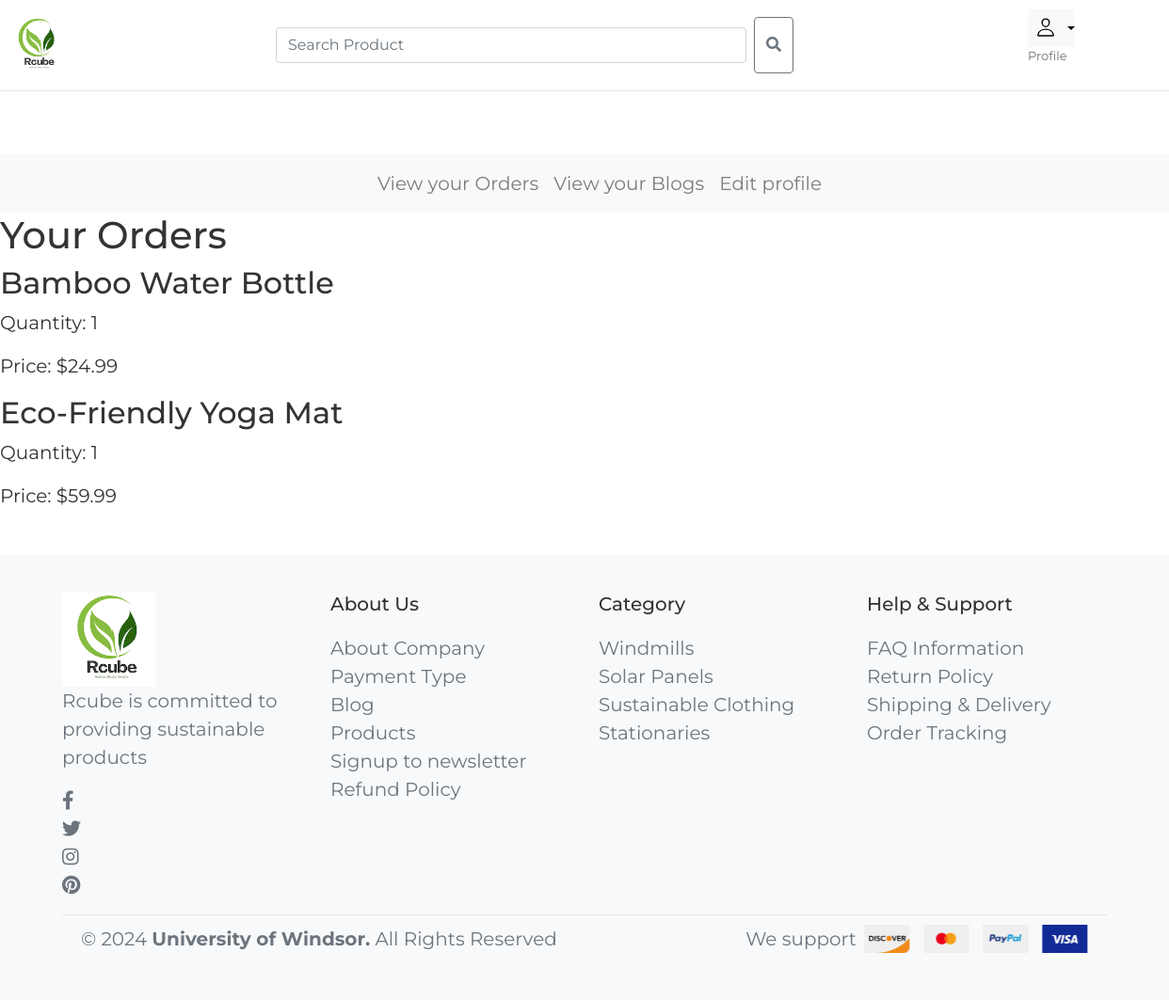
The page /profile/user/orders/ (signed in) on the database as committed earlier.
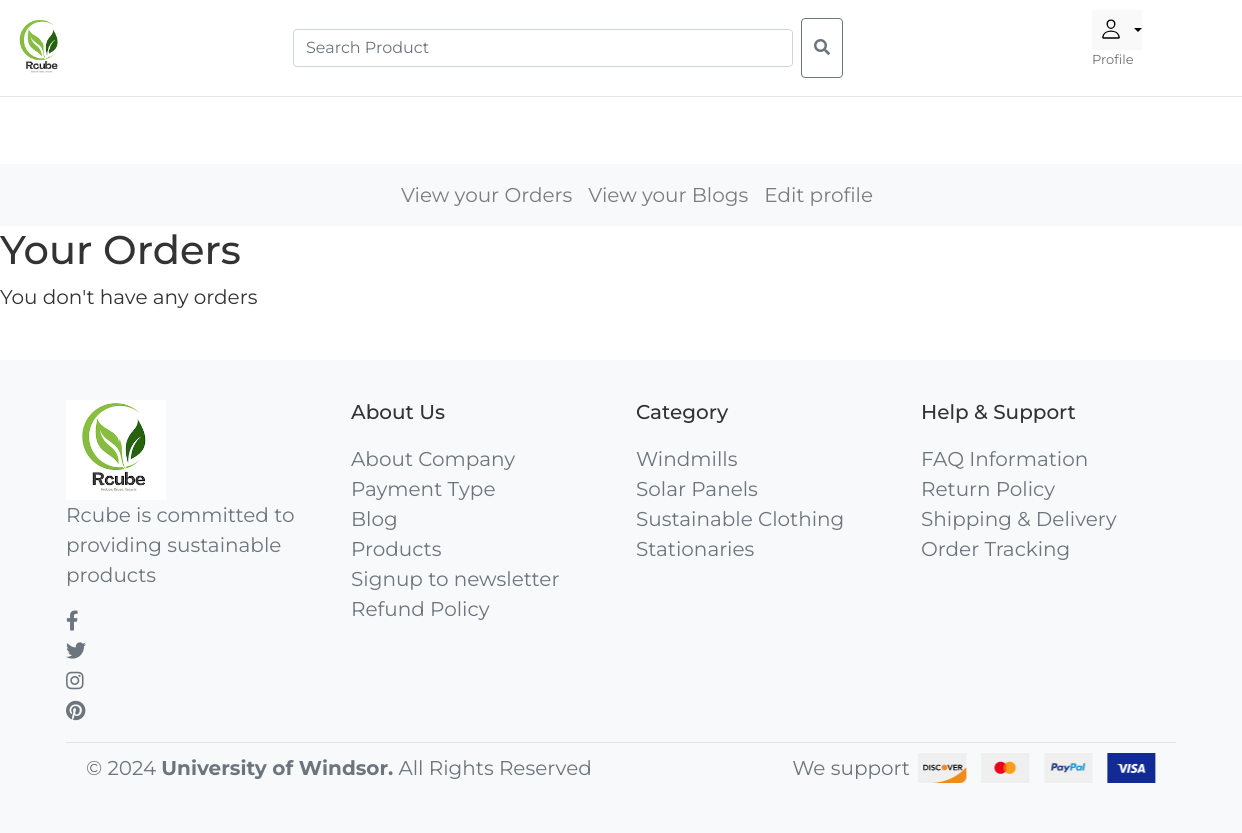
The same page on the database as committed later.
### rcubeApp/models.py (models this page shows, shortened)
class OrderItem(models.Model):
    order = models.ForeignKey(Order, on_delete=models.CASCADE)
    product = models.ForeignKey(Product, on_delete=models.CASCADE)
    quantity = models.PositiveIntegerField(default=1)
    def get_total_price(self):
        return self.product.price * self.quantity

### usersApp/models.py (models this page shows, shortened)
class Product(models.Model):
    name = models.CharField(max_length=100)
    description = models.TextField(blank=True)
    price = models.DecimalField(max_digits=10, decimal_places=2)
    category = models.ForeignKey(Category, on_delete=models.CASCADE)
    image = models.ImageField(upload_to='product_images/', blank=True, null=True)

### usersApp/views.py (the view)
# urls.py: path('profile/user/orders/', views.user_orders, name='user_orders'),
@login_required
def user_orders(request):
    order_item = OrderItem.objects.filter(order__user=request.user)
    orders = Order.objects.filter(user=request.user)
    return render(request, 'user_orders.html', {"orders": orders, 'items': order_item})

### usersApp/templates/user_orders.html (shortened to what this page needs)
{% extends "user_profile.html" %}
{% block content %}
<h1>Your Orders</h1>
    {% if orders %}
        <ol>
        {% for item in items %}
            <li>
                <h2>{{ item.product.name }}</h2>
                <p>Quantity: {{ item.quantity }}</p>
                <p>Price: ${{ item.get_total_price }}</p>
            </li>
        {% endfor %}
    </ol>
    {% else %}
        You don't have any orders
    {% endif %}
{% endblock %}

Rows that differ between the two databases and show on the page:
removed OrderItem: product.name "Bamboo Water Bottle", quantity "1", get_total_price "24.99"
removed OrderItem: product.name "Eco-Friendly Yoga Mat", quantity "1", get_total_price "59.99"
Other text that changed with them:
text now shown: "You don't have any orders"
